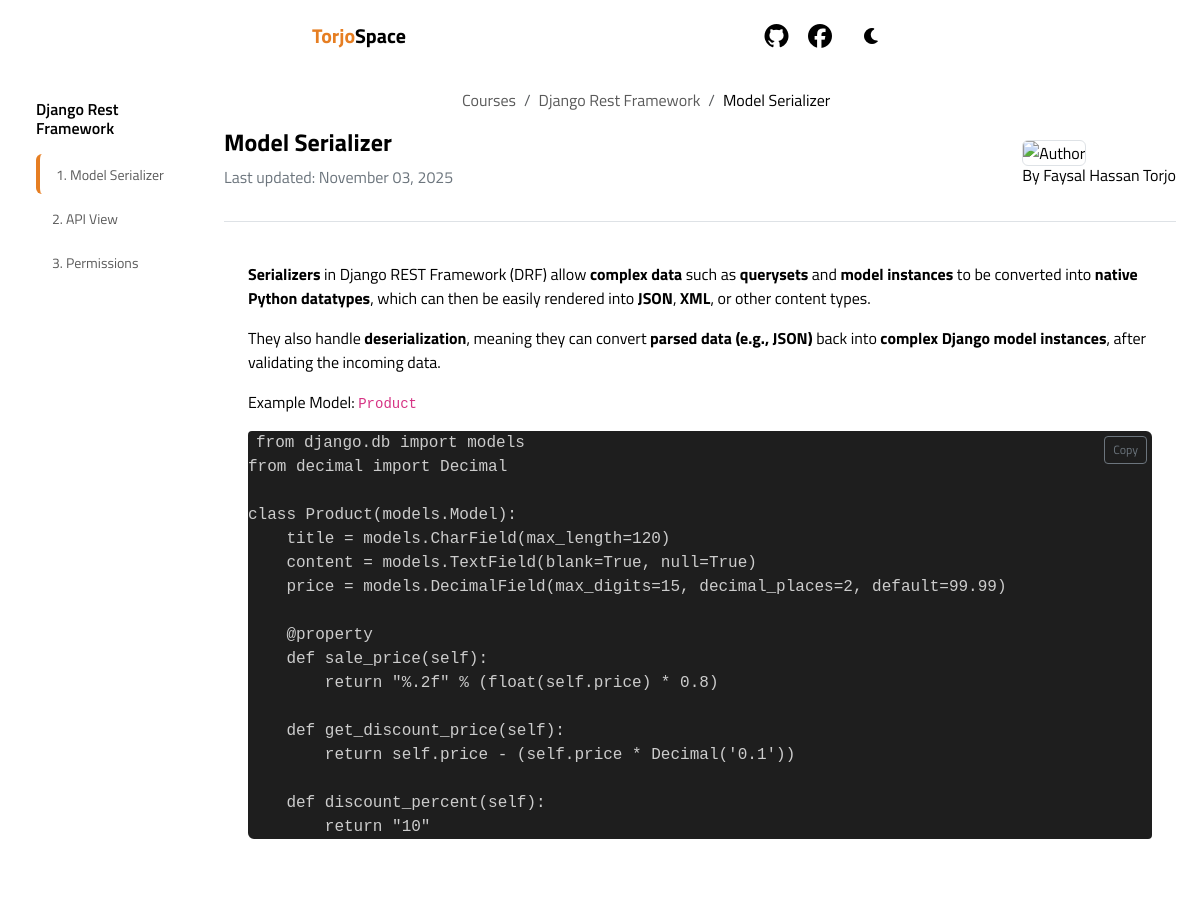
Page /topic/25/ (upper part) on the earlier database version.
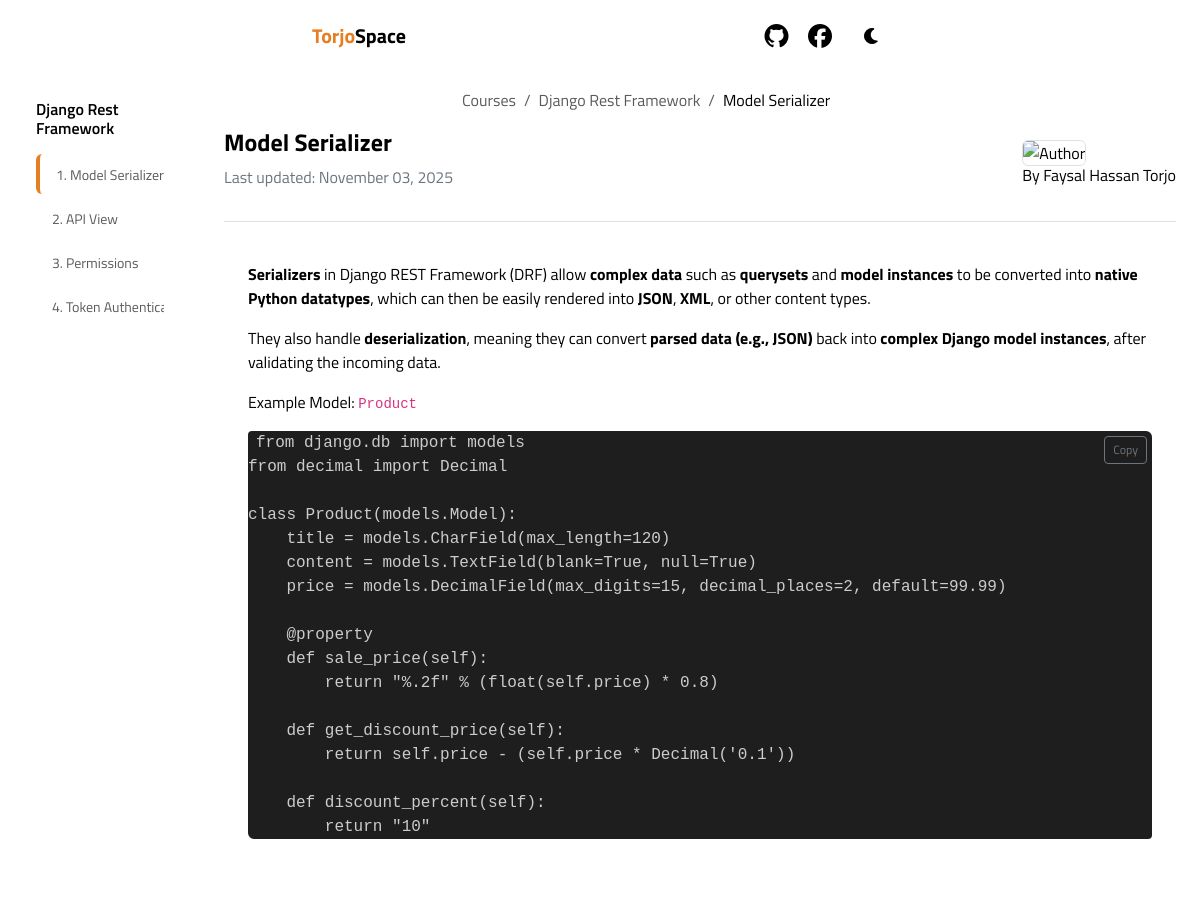
Same page on the later database version.
### doc/models.py (models this page shows, shortened)
class Topic(models.Model):
    collection = models.ForeignKey(Collection, on_delete=models.CASCADE, related_name='topics')
    title = models.CharField(max_length=200)
    slug = models.SlugField(blank=True)
    order = models.PositiveIntegerField(default=0)
    created_at = models.DateTimeField(auto_now_add=True)
    updated_at = models.DateTimeField(auto_now=True)
    class Meta:
        ordering = ['order', 'created_at']
        unique_together = ['collection', 'slug']

class Documentation(models.Model):
    topic = models.OneToOneField(Topic, on_delete=models.CASCADE, related_name='documentation')
    content = RichTextUploadingField(help_text="Main documentation content with rich text editor")
    created_at = models.DateTimeField(auto_now_add=True)
    updated_at = models.DateTimeField(auto_now=True)

### doc/views.py (the view)
# urls.py: path('topic/<int:pk>/', views.topic_detail, name='topic_detail'),
def topic_detail(request, pk):
    topic = Topic.objects.get(pk=pk)
    collection = topic.collection
    all_topics = collection.topics.all()
    return render(request, 'doc/topic_detail.html', {'topic': topic, 'all_topics': all_topics, 'collection': collection})

### doc/templates/doc/topic_detail.html (shortened to what this page needs)
{% extends 'doc/base.html' %}
{% block extra_head %}
<link rel="stylesheet" href="https://cdnjs.cloudflare.com/ajax/libs/highlight.js/11.7.0/styles/monokai-sublime.min.css">
{% endblock %}
{% block content %}
<div class="container-fluid">
    <div class="row">
        <nav class="col-md-4 col-lg-2 col-0 d-md-block sidebar " id="sidebar" style="position: fixed; height: auto; padding: 20px; z-index: 999;
        background: var(--glass-bg);
         backdrop-filter: blur(10px);
  -webkit-backdrop-filter: blur(10px);
        ">
           <div class="sidebar-wrapper p-3">
    <a href="" class="text-decoration-none d-block mb-3">
        <h6 class="text-capitalize fw-semibold sidebar-title">{{ collection.title }}</h6>
    </a>
    <ul class="nav flex-column gap-1">
        {% for t in all_topics %}
        <li class="nav-item" style="width: 100%; overflow: hidden; text-overflow: ellipsis; white-space: nowrap;">
            <a
                href="{% url 'topic_detail' t.id %}"
                class="nav-link px-3 py-2 rounded sidebar-link
                {% if t.slug == topic.slug %} active {% endif %}"
            >
                <small>{{ forloop.counter }}. {{ t.title }}</small>
            </a>
        </li>
        {% endfor %}
    </ul>
</div>
        </nav>
        <main class="col-md-8 ms-sm-auto col-12 col-lg-10 px-md-4">
            <div class="py-4">
                <nav aria-label="breadcrumb" >
                    <ol class="breadcrumb" >
                        <li class="breadcrumb-item"><a href="">Courses</a></li>
                        <li class="breadcrumb-item"><a href="{% url 'collection_detail' collection.slug %}">
                            {{collection.title }}
                        </a></li>
                        <li class="breadcrumb-item active"  aria-current="page">{{ topic.title }}</li>
                    </ol>
                </nav>
                <div class="d-flex justify-content-between align-items-center mb-3 border-bottom ">
                    <div class="pb-3 ">
                        <h4 class="fw-bold">{{ topic.title }}</h4>
                        <p class="text-secondary">Last updated: {{ topic.documentation.updated_at|date:"F d, Y" }}</p>
                    </div>
                    <div class="author-details">
                        <div class=" mb-4">
                            <img src="https://www.themarysue.com/wp-content/uploads/2020/11/One-Piece.jpg?w=1200"
                                alt="Author" class="me-2 rounded border"
                                style="height: 45px; width: 45px; object-fit: cover; object-position: center;">
                            <div>
                                <h6 class="mb-0">By Faysal Hassan Torjo</h6>
                            </div>
                        </div>
                    </div>
                </div>
                <div class=" border-0 mb-4">
                    <div class="card-body p-4">
                        <div class="documentation-content">
                            {{ topic.documentation.content|safe }}
                        </div>
                    </div>
                </div>
            </div>
        </main>
    </div>
</div>
{% endblock %}

Differences in the rows shown:
added Topic: title "Token Authent…"
